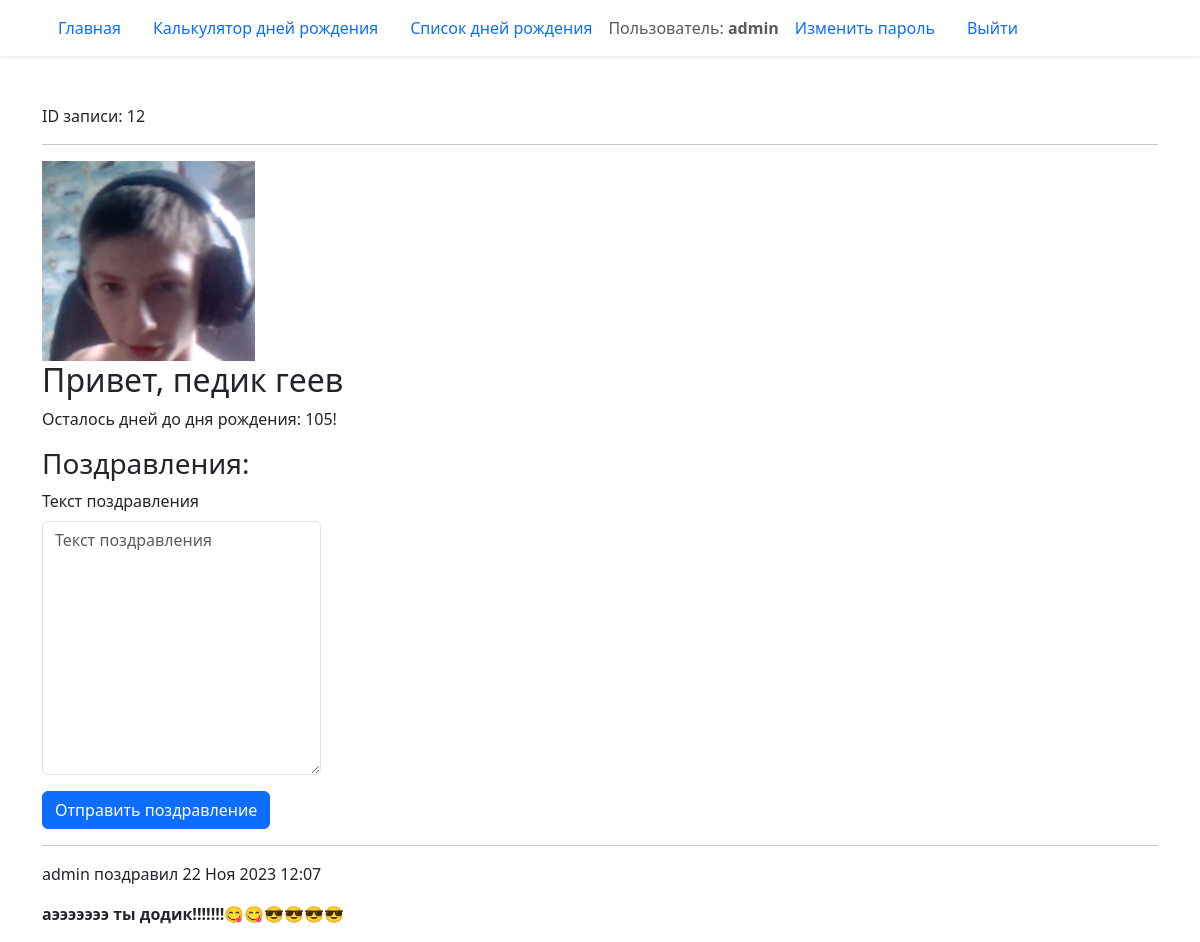
/birthday/12/ (signed in), run on the app's committed database.
### birthday/models.py (models this page shows, shortened)
class Birthday(models.Model):
    first_name = models.CharField('Имя', max_length=20)
    last_name = models.CharField(
        'Фамилия',
        max_length=20,
        blank=True,
        help_text='Необязательное поле'
    )
    birthday = models.DateField('Дата рождения', validators=(real_age,))
    image = models.ImageField('Фото', upload_to='birthdays_images', blank=True)
    author = models.ForeignKey(
        User,
        verbose_name='Автор записи',
        on_delete=models.CASCADE,
        null=True
    )
    tag = models.ManyToManyField(
        Tag,
        verbose_name='Теги',
        blank=True,
        help_text='Удерживаете Ctrl для выбора нескольких вариантов'
    )
    class Meta:
        constraints = (models.UniqueConstraint(
            fields=('first_name', 'last_name', 'birthday'),
            name='Unique person constraint'
            ),
        )

class Congratulation(models.Model):
    text = models.TextField('Текст поздравления')
    birthday = models.ForeignKey(
        Birthday,
        on_delete=models.CASCADE,
        related_name='congratulations',
    )
    created_at = models.DateTimeField(auto_now_add=True)
    author = models.ForeignKey(User, on_delete=models.CASCADE)
    class Meta:
        ordering = ('created_at',)

### birthday/views.py (the view)
# urls.py: path('<int:pk>/', views.BirthdayDetailView.as_view(), name='detail'),
class BirthdayDetailView(DetailView):
    model = Birthday
    def get_context_data(self, **kwargs):
        context = super().get_context_data(**kwargs)
        context["birthday_countdown"] = calculate_birthday_countdown(
            self.object.birthday
        )
        context['form'] = CongratulationForm()
        context['congratulations'] = (
            self.object.congratulations.select_related('author')
        )
        return context

### birthday/forms.py
class CongratulationForm(forms.ModelForm):
    class Meta:
        model = Congratulation
        fields = ('text',)

### birthday/utils.py (called while the page is built)
def calculate_birthday_countdown(birthday):
    today = date.today()
    this_year_birthday = get_birthday_for_year(birthday, today.year)
    if this_year_birthday < today:
        next_birthday = get_birthday_for_year(birthday, today.year + 1)
    else:
        next_birthday = this_year_birthday
    birthday_countdown = (next_birthday - today).days
    return birthday_countdown

def get_birthday_for_year(birthday, year):
    try:
        calculate_birthday = birthday.replace(year=year)
    except ValueError:
        calculate_birthday = date(year=year, month=3, day=1)
    return calculate_birthday

### templates/birthday/birthday_detail.html (shortened to what this page needs)
{% extends "base.html" %}
{% load django_bootstrap5 %}
{% block content %}
  ID записи: {{ object.id }}
  <hr>
  {% if birthday.image %}
    <div>
      <img src="{{ birthday.image.url }}" height="200">
    </div>
  {% endif %}
  <h2>Привет, {{ object.first_name }} {{ object.last_name }}</h2>
  {% if birthday_countdown == 0 %}
    <p>С днём рождения!</p>
  {% else %}
    <p>Осталось дней до дня рождения: {{ birthday_countdown }}!</p>
  {% endif %}
  <div>
    <h3>Поздравления:</h3>
    {% if user.is_authenticated %}
      <form action="{% url 'birthday:add_comment' object.pk %}" method="post" class="col-3">
        {% bootstrap_form form %}
        {% bootstrap_button button_type="submit" content="Отправить поздравление" %}
      </form>
    {% endif %}
    {% for congratulation in congratulations %}
      <hr>
      <p>
        {{ congratulation.author.username }}
        поздравил {{ congratulation.created_at|date:"d M Y H:i" }}
      </p>
      <p><b>{{ congratulation.text }}</b></p>
    {% endfor %}
  </div>
{% endblock content %}

### templates/includes/header.html (shortened to what this page needs)
<header>
  <nav class="navbar shadow-sm">
    <div class="container">
      {% with request.resolver_match.view_name as view_name %}
        <ul class="nav nav-pills">
          <li class="nav-item">
            <a class="nav-link {% if view_name == 'pages:homepage' %} active {% endif %}"
              href="{% url 'pages:homepage' %}">
              Главная
            </a>
          </li>
          <li class="nav-item">
            <a class="nav-link {% if view_name == 'birthday:create' %} active {% endif %}"
              href="{% url 'birthday:create' %}">
              Калькулятор дней рождения
            </a>
          </li>
          <li class="nav-item">
            <a class="nav-link {% if view_name == 'birthday:list' %} active {% endif %}" href="{% url 'birthday:list' %}">
              Cписок дней рождения
            </a>
          </li>
          {% if user.is_authenticated %}
          <span class="navbar-text">Пользователь: <b>{{ user.username }}</b></span>
          <li class="nav-item">
            <a class="nav-link{% if view_name == 'password_change' %} active {% endif %}"
              href="{% url 'password_change' %}">Изменить пароль</a>
          </li>
          <li class="nav-item">
            <a class="nav-link" href="{% url 'logout' %}">Выйти</a>
          </li>
          {% endif %}
        </ul>
      {% endwith %}
    </div>
  </nav>
</header>

### data on the page
Birthday: id "12", image (picture), first_name "педик", last_name "геев"
Congratulation: author.username "admin", created_at "22 Ноя 2023 12:07", text "аэээээээ ты додик!!!!!!!😋😋😎😎😎😎"

### other printed values
{{ user.username }} "admin"
{{ birthday_countdown }} "105"
